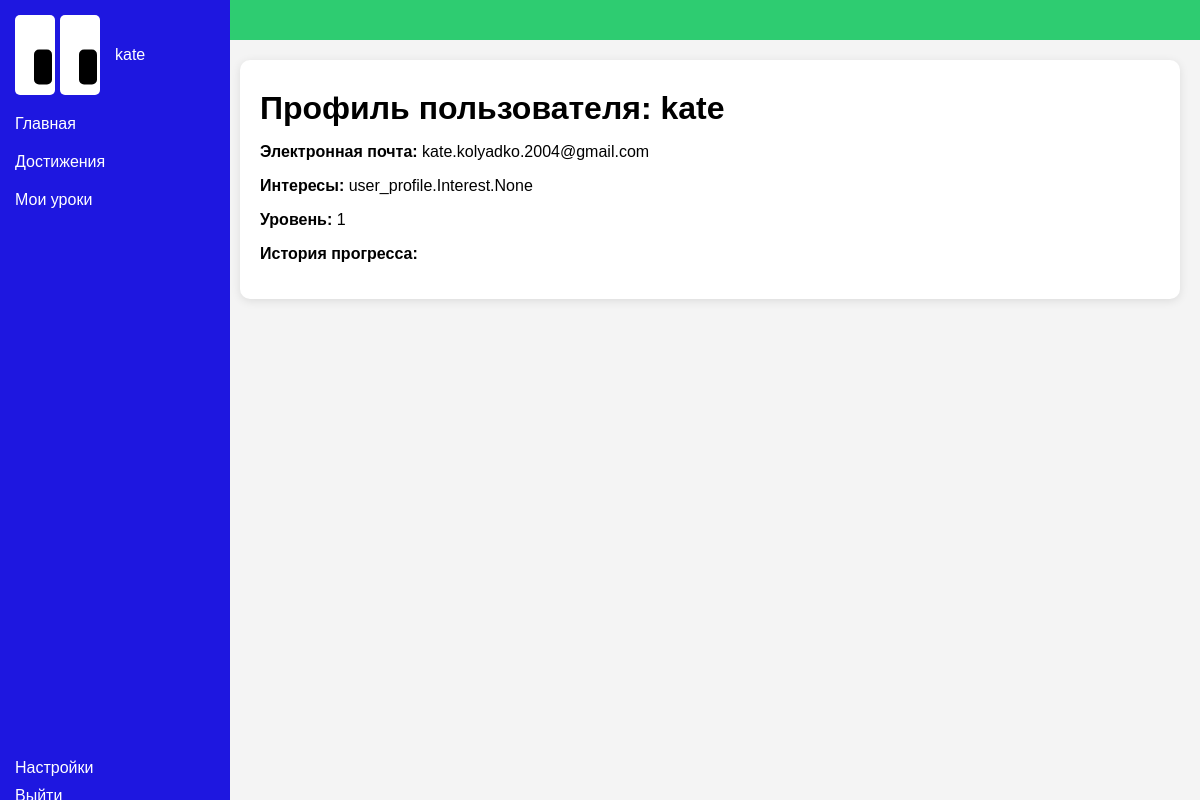
Page /profile/1/ on the committed database.
### user_profile/models.py (models this page shows, shortened)
class ChildProfile(models.Model):
    user = models.OneToOneField(User, on_delete=models.CASCADE)
    interests = models.ManyToManyField(Interest, blank=True)
    level = models.CharField(max_length=50)
    progress_history = models.TextField(default='{}')

### user_profile/views.py (the view)
# urls.py: path('profile/<int:user_id>/', profile_view, name='profile'),
def profile_view(request, user_id):
    child_profile = get_object_or_404(ChildProfile, user__id=user_id)
    return render(request, 'user_profile/profile.html', {'child_profile': child_profile})

### user_profile/templates/user_profile/profile.html (shortened to what this page needs)
<!DOCTYPE html>
<html lang="ru">
<head>
</head>
<body>
<div class="header"></div>
<div class="sidebar">
    <div class="header-content">
        <div class="rectangles">
            <div class="rectangle">
                <div class="black-rectangle"></div>
            </div>
            <div class="rectangle">
                <div class="black-rectangle"></div>
            </div>
        </div>
        <a href="{% url 'profile' child_profile.user.id %}" id="username">{{ child_profile.user.username }}</a>
    </div>
    <a href="{% url 'main_screen' %}">Главная</a>
    <a href="{% url 'achievements' %}">Достижения</a>
    <a href="{% url 'my_lessons' %}">Мои уроки</a>
    <div class="footer">
        <a href="{% url 'user_settings' %}">Настройки</a>
        <a href="{% url 'logout' %}">Выйти</a>
    </div>
</div>
<div class="content">
    <div class="section">
        <h1>Профиль пользователя: {{ child_profile.user.username }}</h1>
        <p><strong>Электронная почта:</strong> {{ child_profile.user.email }}</p>
        <p><strong>Интересы:</strong> {{ child_profile.interests }}</p>
        <p><strong>Уровень:</strong> {{ child_profile.level }}</p>
        <p><strong>История прогресса:</strong></p>
    </div>
</div>
</body>
</html>

### user_profile/templates/user_profile/profile.html (style rules this page uses)
body { font-family: Arial, sans-serif; margin: 0; padding: 0; background-color: #f4f4f4; }
.header { background-color: #2ecc71; padding: 20px; color: white; text-align: right; }
.sidebar { width: 200px; background-color: #1e17e0; color: white; padding: 15px; height: 100vh; position: fixed; top: 0; display: flex; flex-direction: column; }
.header-content { display: flex; align-items: center; margin-bottom: 10px; }
.rectangles { display: flex; margin-right: 10px; }
.rectangle { background-color: white; width: 40px; height: 80px; border-radius: 5px; margin-right: 5px; position: relative; }
.black-rectangle { background-color: black; width: 18px; height: 35px; border-radius: 5px; position: absolute; top: 65%; left: 70%; transform: translate(-50%, -50%); }
.sidebar a { color: white; text-decoration: none; display: block; margin: 10px 0; }
.content { margin-left: 220px; padding: 20px; }
.section { margin-bottom: 20px; background-color: white; border-radius: 10px; padding: 20px; box-shadow: 0 2px 10px rgba(0, 0, 0, 0.1); }
h1 { color: black; margin: 10px 0; }
.footer { margin-top: auto; padding-top: 20px; }

### rows in the picture
ChildProfile: user.username "kate", user.email "kate.kolyadko.2004@gmail.com", interests "user_profile.Interest.None", level "1"
